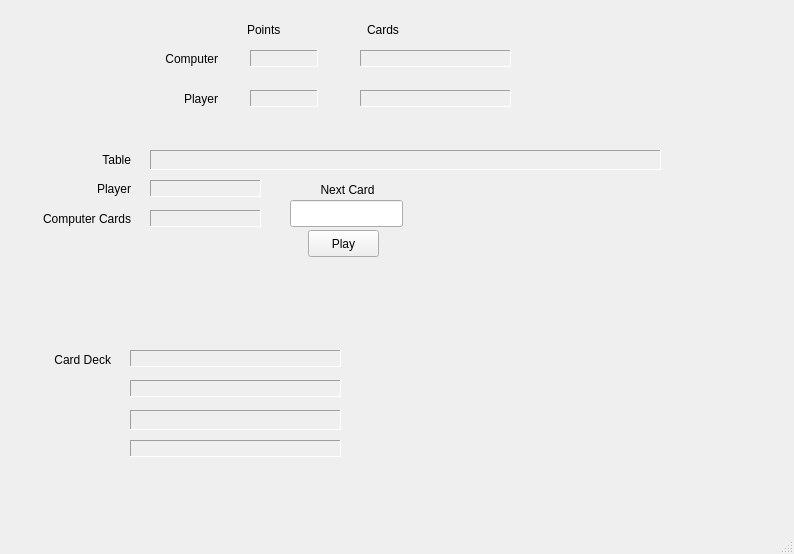
<?xml version="1.0" encoding="UTF-8"?>
<ui version="4.0">
 <class>MainWindow</class>
 <widget class="QMainWindow" name="MainWindow">
  <property name="geometry">
   <rect>
    <x>0</x>
    <y>0</y>
    <width>794</width>
    <height>554</height>
   </rect>
  </property>
  <property name="windowTitle">
   <string>40</string>
  </property>
  <widget class="QWidget" name="centralwidget">
   <widget class="QLabel" name="label_1">
    <property name="geometry">
     <rect>
      <x>40</x>
      <y>350</y>
      <width>71</width>
      <height>20</height>
     </rect>
    </property>
    <property name="text">
     <string>Card Deck</string>
    </property>
    <property name="alignment">
     <set>Qt::AlignRight|Qt::AlignTrailing|Qt::AlignVCenter</set>
    </property>
   </widget>
   <widget class="QLabel" name="card_deck_0">
    <property name="geometry">
     <rect>
      <x>130</x>
      <y>350</y>
      <width>211</width>
      <height>17</height>
     </rect>
    </property>
    <property name="frameShape">
     <enum>QFrame::Panel</enum>
    </property>
    <property name="frameShadow">
     <enum>QFrame::Sunken</enum>
    </property>
    <property name="text">
     <string/>
    </property>
   </widget>
   <widget class="QLabel" name="card_deck_1">
    <property name="geometry">
     <rect>
      <x>130</x>
      <y>380</y>
      <width>211</width>
      <height>17</height>
     </rect>
    </property>
    <property name="frameShape">
     <enum>QFrame::Panel</enum>
    </property>
    <property name="frameShadow">
     <enum>QFrame::Sunken</enum>
    </property>
    <property name="text">
     <string/>
    </property>
   </widget>
   <widget class="QLabel" name="card_deck_2">
    <property name="geometry">
     <rect>
      <x>130</x>
      <y>410</y>
      <width>211</width>
      <height>20</height>
     </rect>
    </property>
    <property name="frameShape">
     <enum>QFrame::Panel</enum>
    </property>
    <property name="frameShadow">
     <enum>QFrame::Sunken</enum>
    </property>
    <property name="text">
     <string/>
    </property>
   </widget>
   <widget class="QLabel" name="card_deck_3">
    <property name="geometry">
     <rect>
      <x>130</x>
      <y>440</y>
      <width>211</width>
      <height>17</height>
     </rect>
    </property>
    <property name="frameShape">
     <enum>QFrame::Panel</enum>
    </property>
    <property name="frameShadow">
     <enum>QFrame::Sunken</enum>
    </property>
    <property name="text">
     <string/>
    </property>
   </widget>
   <widget class="QLabel" name="label">
    <property name="geometry">
     <rect>
      <x>20</x>
      <y>210</y>
      <width>111</width>
      <height>17</height>
     </rect>
    </property>
    <property name="text">
     <string>Computer Cards</string>
    </property>
    <property name="alignment">
     <set>Qt::AlignRight|Qt::AlignTrailing|Qt::AlignVCenter</set>
    </property>
   </widget>
   <widget class="QLabel" name="lbCompCards">
    <property name="geometry">
     <rect>
      <x>150</x>
      <y>210</y>
      <width>111</width>
      <height>17</height>
     </rect>
    </property>
    <property name="frameShape">
     <enum>QFrame::Panel</enum>
    </property>
    <property name="frameShadow">
     <enum>QFrame::Sunken</enum>
    </property>
    <property name="text">
     <string/>
    </property>
   </widget>
   <widget class="QLabel" name="label_3">
    <property name="geometry">
     <rect>
      <x>20</x>
      <y>180</y>
      <width>111</width>
      <height>17</height>
     </rect>
    </property>
    <property name="text">
     <string>Player</string>
    </property>
    <property name="alignment">
     <set>Qt::AlignRight|Qt::AlignTrailing|Qt::AlignVCenter</set>
    </property>
   </widget>
   <widget class="QLabel" name="lbMyCards">
    <property name="geometry">
     <rect>
      <x>150</x>
      <y>180</y>
      <width>111</width>
      <height>17</height>
     </rect>
    </property>
    <property name="frameShape">
     <enum>QFrame::Panel</enum>
    </property>
    <property name="frameShadow">
     <enum>QFrame::Sunken</enum>
    </property>
    <property name="text">
     <string/>
    </property>
   </widget>
   <widget class="QLabel" name="lbTable">
    <property name="geometry">
     <rect>
      <x>150</x>
      <y>150</y>
      <width>511</width>
      <height>20</height>
     </rect>
    </property>
    <property name="frameShape">
     <enum>QFrame::Panel</enum>
    </property>
    <property name="frameShadow">
     <enum>QFrame::Sunken</enum>
    </property>
    <property name="text">
     <string/>
    </property>
   </widget>
   <widget class="QLabel" name="label_6">
    <property name="geometry">
     <rect>
      <x>20</x>
      <y>150</y>
      <width>111</width>
      <height>20</height>
     </rect>
    </property>
    <property name="text">
     <string>Table</string>
    </property>
    <property name="alignment">
     <set>Qt::AlignRight|Qt::AlignTrailing|Qt::AlignVCenter</set>
    </property>
   </widget>
   <widget class="QLabel" name="label_2">
    <property name="geometry">
     <rect>
      <x>297</x>
      <y>180</y>
      <width>101</width>
      <height>20</height>
     </rect>
    </property>
    <property name="text">
     <string>Next Card</string>
    </property>
    <property name="alignment">
     <set>Qt::AlignCenter</set>
    </property>
   </widget>
   <widget class="QPushButton" name="btPlayCard">
    <property name="geometry">
     <rect>
      <x>308</x>
      <y>230</y>
      <width>71</width>
      <height>27</height>
     </rect>
    </property>
    <property name="focusPolicy">
     <enum>Qt::StrongFocus</enum>
    </property>
    <property name="text">
     <string>Play</string>
    </property>
   </widget>
   <widget class="QLineEdit" name="lePlayCard">
    <property name="geometry">
     <rect>
      <x>290</x>
      <y>200</y>
      <width>113</width>
      <height>27</height>
     </rect>
    </property>
    <property name="focusPolicy">
     <enum>Qt::StrongFocus</enum>
    </property>
    <property name="alignment">
     <set>Qt::AlignCenter</set>
    </property>
   </widget>
   <widget class="QLabel" name="label_4">
    <property name="geometry">
     <rect>
      <x>247</x>
      <y>20</y>
      <width>71</width>
      <height>20</height>
     </rect>
    </property>
    <property name="text">
     <string>Points</string>
    </property>
   </widget>
   <widget class="QLabel" name="label_5">
    <property name="geometry">
     <rect>
      <x>367</x>
      <y>20</y>
      <width>141</width>
      <height>20</height>
     </rect>
    </property>
    <property name="text">
     <string>Cards</string>
    </property>
   </widget>
   <widget class="QLabel" name="label_7">
    <property name="geometry">
     <rect>
      <x>150</x>
      <y>50</y>
      <width>68</width>
      <height>17</height>
     </rect>
    </property>
    <property name="layoutDirection">
     <enum>Qt::LeftToRight</enum>
    </property>
    <property name="text">
     <string>Computer</string>
    </property>
    <property name="alignment">
     <set>Qt::AlignRight|Qt::AlignTrailing|Qt::AlignVCenter</set>
    </property>
   </widget>
   <widget class="QLabel" name="label_8">
    <property name="geometry">
     <rect>
      <x>150</x>
      <y>90</y>
      <width>68</width>
      <height>17</height>
     </rect>
    </property>
    <property name="layoutDirection">
     <enum>Qt::LeftToRight</enum>
    </property>
    <property name="text">
     <string>Player</string>
    </property>
    <property name="alignment">
     <set>Qt::AlignRight|Qt::AlignTrailing|Qt::AlignVCenter</set>
    </property>
   </widget>
   <widget class="QLabel" name="lbCompPoints">
    <property name="geometry">
     <rect>
      <x>250</x>
      <y>50</y>
      <width>68</width>
      <height>17</height>
     </rect>
    </property>
    <property name="frameShape">
     <enum>QFrame::Panel</enum>
    </property>
    <property name="frameShadow">
     <enum>QFrame::Sunken</enum>
    </property>
    <property name="text">
     <string/>
    </property>
   </widget>
   <widget class="QLabel" name="lbPlayerPoints">
    <property name="geometry">
     <rect>
      <x>250</x>
      <y>90</y>
      <width>68</width>
      <height>17</height>
     </rect>
    </property>
    <property name="frameShape">
     <enum>QFrame::Panel</enum>
    </property>
    <property name="frameShadow">
     <enum>QFrame::Sunken</enum>
    </property>
    <property name="text">
     <string/>
    </property>
   </widget>
   <widget class="QLabel" name="lbCompEarnedCards">
    <property name="geometry">
     <rect>
      <x>360</x>
      <y>50</y>
      <width>151</width>
      <height>17</height>
     </rect>
    </property>
    <property name="frameShape">
     <enum>QFrame::Panel</enum>
    </property>
    <property name="frameShadow">
     <enum>QFrame::Sunken</enum>
    </property>
    <property name="text">
     <string/>
    </property>
   </widget>
   <widget class="QLabel" name="lbPlayerEarnedCards">
    <property name="geometry">
     <rect>
      <x>360</x>
      <y>90</y>
      <width>151</width>
      <height>17</height>
     </rect>
    </property>
    <property name="frameShape">
     <enum>QFrame::Panel</enum>
    </property>
    <property name="frameShadow">
     <enum>QFrame::Sunken</enum>
    </property>
    <property name="text">
     <string/>
    </property>
   </widget>
  </widget>
  <widget class="QMenuBar" name="menubar">
   <property name="geometry">
    <rect>
     <x>0</x>
     <y>0</y>
     <width>794</width>
     <height>25</height>
    </rect>
   </property>
  </widget>
  <widget class="QStatusBar" name="statusbar"/>
 </widget>
 <tabstops>
  <tabstop>lePlayCard</tabstop>
  <tabstop>btPlayCard</tabstop>
 </tabstops>
 <resources/>
 <connections/>
</ui>
